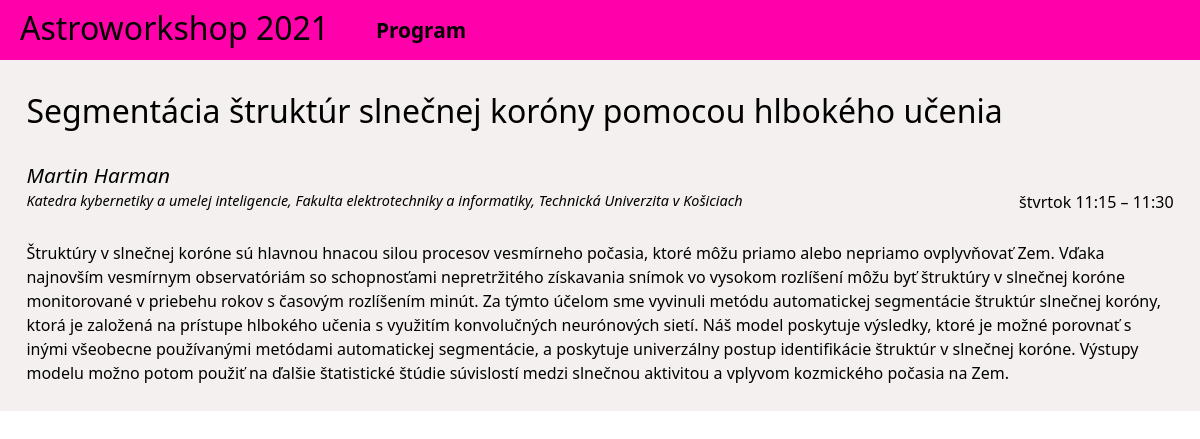
Page /talk/20/ on the committed database.
### core/models/slot.py (models this page shows, shortened)
class Slot(models.Model):
    class Meta:
        ordering = ['start', 'person']
    CATEGORY_TALK = 'T'
    CATEGORY_WORKSHOP = 'W'
    CATEGORY_MEAL = 'M'
    CATEGORY_OTHER = 'O'
    CATEGORIES = [
        (CATEGORY_TALK, 'Prednáška'),
        (CATEGORY_WORKSHOP, 'Workshop'),
        (CATEGORY_MEAL, 'Jedlo'),
        (CATEGORY_OTHER, 'Ostatné'),
    ]
    title = models.CharField(null=True, blank=True, unique=True, max_length=256)
    abstract = models.TextField(null=True, blank=True, max_length=4096)
    start = models.DateTimeField(null=True, blank=True, unique=True)
    duration = models.PositiveIntegerField(null=False)
    person = models.ForeignKey('Participant', on_delete=models.CASCADE, null=True, blank=True)
    event = models.ForeignKey('Event', null=True, blank=True, on_delete=models.CASCADE)
    category = models.CharField(max_length=1, choices=CATEGORIES, default=CATEGORY_TALK)

### core/models/participant.py (models this page shows)
class Participant(AbstractUser):
    class Meta:
        ordering = ['last_name', 'first_name']
    affiliations = models.ManyToManyField('Institute', through='Affiliation')
    participations = models.ManyToManyField(
        'Event',
        through='Participation',
        through_fields=('person', 'event'),
    )
    def __str__(self):
        return f"{self.first_name} {self.last_name}"

### core/models/institute.py (models this page shows, shortened)
class Institute(models.Model):
    class Meta:
        ordering = ['full_name']
    short_name = models.CharField(max_length=32)
    full_name = models.CharField(max_length=256)

### core/views/talks.py (the view)
# urls.py: path('talk/<int:id>/', talks.SlotView.as_view(), name='slot'),
class SlotView(django.views.generic.DetailView):
    model = Slot
    context_object_name = 'slot'
    template_name = 'core/slot.html'
    slug_field = 'id'
    slug_url_kwarg = 'id'

### core/templatetags/astro.py (called while the page is built)
@register.filter(name='add_minutes')
def add_minutes(base, value):
    return base + datetime.timedelta(minutes=value)

### core/templates/core/slot.html (shortened to what this page needs)
{% extends 'core/base.html' %}
{% load astro %}
{% block page %}
    <h2>
        {{ slot.title }}
    </h2>
    <div class="authortime">
        <span class="author">
            {{ slot.person|default:"" }}
        </span>
        <span class="affiliation">
            {% for aff in slot.person.affiliations.all %}{{ aff.full_name }}{% endfor %}
        </span>
        <span class="time">
            {{ slot.start|date:"l H:i" }}
            {% if slot.start and slot.duration > 0 %}
                &ndash;&nbsp;{{ slot.start|add_minutes:slot.duration|time:"H:i" }}
            {% endif %}
        </span>
    </div>
    <p>
        {{ slot.abstract }}
    </p>
{% endblock %}

### static/css/main.css (style rules this page uses)
html { width: 100%; font-family: "Segoe UI", "Verdana", sans-serif; padding: 0px; }
body { height: 100%; margin: 0px; }
h2 { font-size: 200%; font-weight: 500; padding-bottom: 8mm; line-height: 1.5; }
div.authortime { width: 100%; height: auto; padding-bottom: 20mm; }
span.author { display: block; float: left; font-size: 130%; font-style: italic; padding-bottom: 2mm; width: 80%; }
span.affiliation { display: block; float: left; font-style: italic; font-size: 90%; width: 80%; }
span.time { display: block; float: right; height: 100%; }
p { clear: both; line-height: 1.5; }

### rows in the picture
Slot: title "Segmentácia štruktúr slnečnej koróny pomocou hlbokého učenia", person "Martin Harman", start "štvrtok 11:15", start|add_minutes "11:30", abstract "Štruktúry v slnečnej koróne sú hlavnou hnacou silou procesov vesmírneho počasia, ktoré môžu priamo alebo nepriamo ovplyvňovať Zem. Vďaka najnovším vesmírnym observatóriám so schopnosťami nepretržitého získavania snímok vo vysokom rozlíšení môžu byť štruktúry v slnečnej koróne monitorované v priebehu rokov s časovým rozlíšením minút. Za týmto účelom sme vyvinuli metódu automatickej segmentácie štruktúr slnečnej koróny, ktorá je založená na prístupe hlbokého učenia s využitím konvolučných neurónových sietí. Náš model poskytuje výsledky, ktoré je možné porovnať s inými všeobecne používanými metódami automatickej segmentácie, a poskytuje univerzálny postup identifikácie štruktúr v slnečnej…"
Institute: full_name "Katedra kybernetiky a umelej inteligencie, Fakulta elektrotechniky a informatiky, Technická Univerzita v Košiciach"
